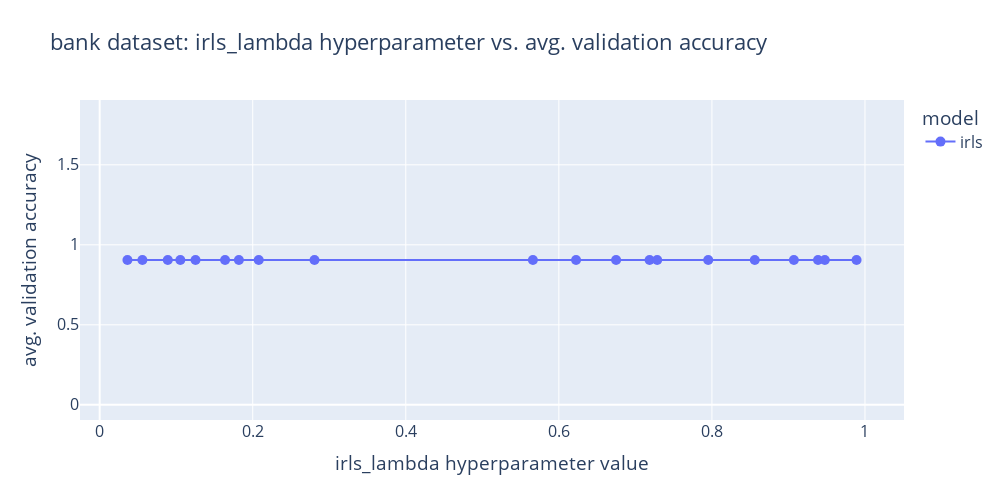

The notebook cell saved with this chart:
### Markdown cell above
## 2.1 Hyperparamters tuning 
(default 5-fold cross-validation)

### 2.1.1 Iteratively Reweighted Least Squartes (IRLS)

### Code cell
irls_search = tune_pipe_with_randomsearch(irls_model, irls_lambda_hyperparams, X_train, y_train, n_iter=HYPERPARAMS_ITERS)
best_model_irls = irls_search.best_estimator_
plot_acc_vs_hyperparameter(irls_search, "logistic_regression__irls_lambda", dataset_name, 'irls')

### Figure 1 — Plotly figure (JSON) as saved in the notebook; plotly's stock layout.template omitted (floating-point values rounded to 4 significant figures)
{"data": [{"hovertemplate": "model=irls<br>irls_lambda hyperparameter value=%{x}<br>avg. validation accuracy=%{y}<extra></extra>", "legendgroup": "irls", "line": {"color": "#636efa", "dash": "solid"}, "marker": {"size": 10, "symbol": "circle"}, "mode": "lines+markers", "name": "irls", "orientation": "v", "showlegend": true, "type": "scatter", "x": [0.0363, 0.05584, 0.08902, 0.1054, 0.1253, 0.1639, 0.1819, 0.2078, 0.2807, 0.5661, 0.6225, 0.6748, 0.7186, 0.7285, 0.7952, 0.856, 0.9071, 0.9386, 0.9475, 0.989], "xaxis": "x", "y": [0.9051, 0.9051, 0.9051, 0.9051, 0.9051, 0.9051, 0.9051, 0.9051, 0.9051, 0.9051, 0.9051, 0.9051, 0.9051, 0.9051, 0.9051, 0.9051, 0.9051, 0.9051, 0.9051, 0.9051], "yaxis": "y"}], "layout": {"font": {"size": 16}, "height": 500, "legend": {"title": {"text": "model"}, "tracegroupgap": 0}, "title": {"text": "bank dataset: irls_lambda hyperparameter vs. avg. validation accuracy"}, "width": 1000, "xaxis": {"anchor": "y", "domain": [0, 1], "title": {"text": "irls_lambda hyperparameter value"}}, "yaxis": {"anchor": "x", "domain": [0, 1], "title": {"text": "avg. validation accuracy"}}}}
